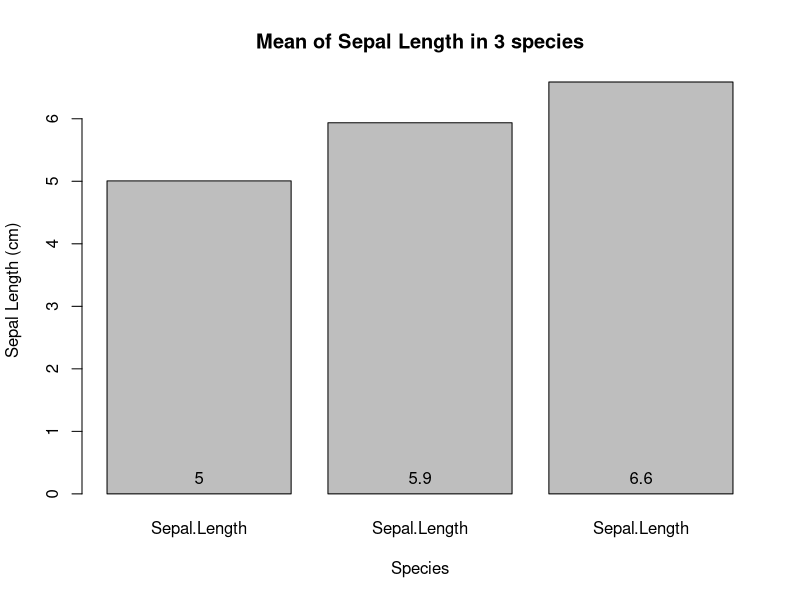
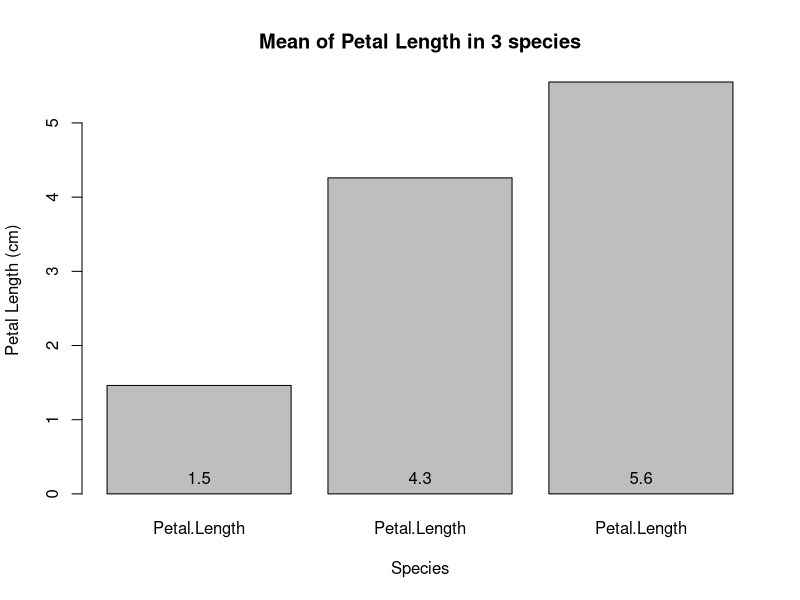
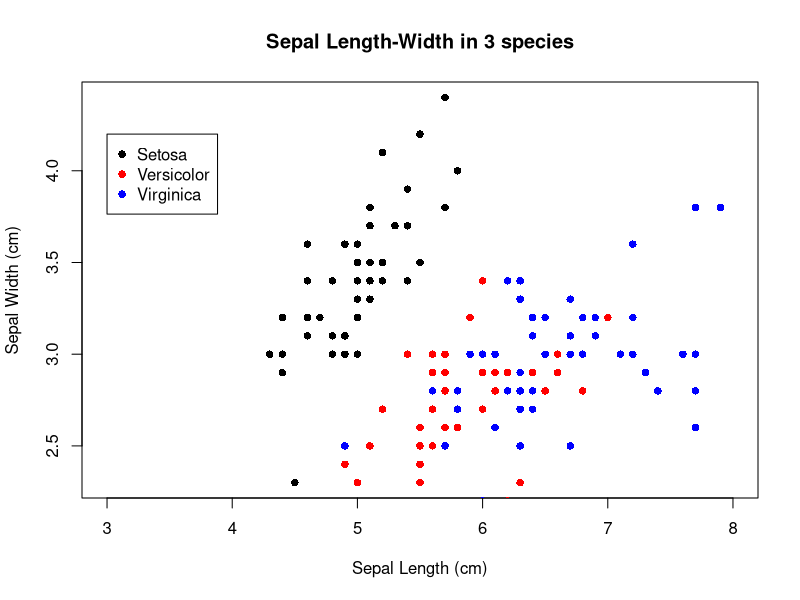
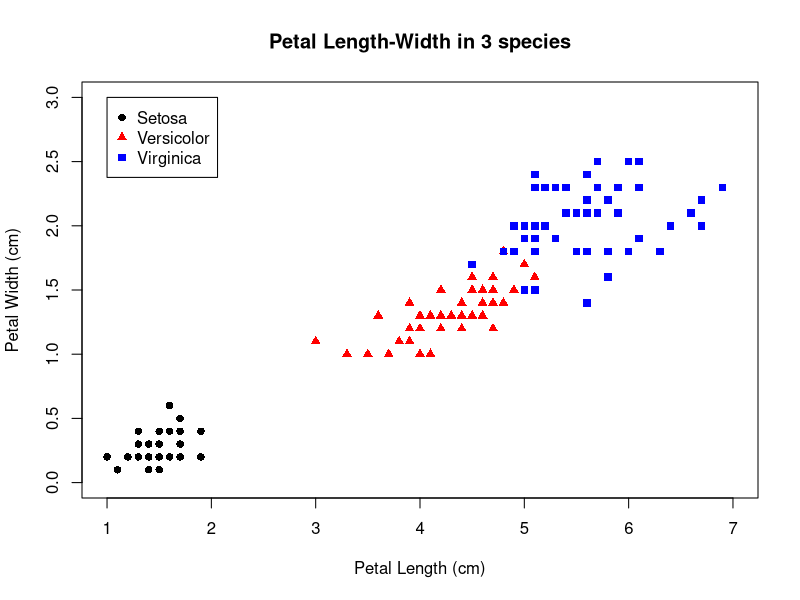

Reproduce these figures in R, in order.
## This R script file was made by Thanadol Klainin 6S No.8

install.packages("tidyr")
library(tidyr)
library(dplyr)
dat <- iris
dat
# barplot
setosa <-filter(dat, Species == "setosa") 
mean_setosa <- apply(setosa[,1:4], 2, mean)
mean_setosa
versicolor<-filter(dat, Species == "versicolor")
mean_ver <- apply(versicolor[,1:4], 2, mean) 
virginica<-filter(dat, Species == "virginica")
mean_virgin <- apply(virginica[,1:4], 2, mean) 
mean_setosa[1]
compair_sepal.Length <- c(mean_setosa[1], mean_ver[1], mean_virgin[1])
compair_sepal.Length
bp <- barplot(compair_sepal.Length, main = "Mean of Sepal Length in 3 species", xlab = "Species", ylab = "Sepal Length (cm)" )
text(bp, 0, round(compair_sepal.Length, 1),cex=1,pos=3) 

compair_petal.Length <- c(mean_setosa[3], mean_ver[3], mean_virgin[3])
bp2 <- barplot(compair_petal.Length ,main = "Mean of Petal Length in 3 species", xlab = "Species", ylab = "Petal Length (cm)")
text(bp2, 0, round(compair_petal.Length, 1),cex=1,pos=3) 


#plot and point

plot(setosa$Sepal.Length, setosa$Sepal.Width, pch = 16, xlim = c(3,8), xlab = "Sepal Length (cm)", ylab = "Sepal Width (cm)", main = "Sepal Length-Width in 3 species")
points(versicolor$Sepal.Length, versicolor$Sepal.Width, pch =16, col = 'red')
points(virginica$Sepal.Length, virginica$Sepal.Width, pch =16, col = 'blue')
legend(3, 4.2, legend=c("Setosa", "Versicolor", "Virginica"),
       col=c("black", "red", "blue"),cex=1, pch=c(16,16))

plot(setosa$Petal.Length, setosa$Petal.Width, pch = 16, xlim = c(1,7), ylim = c(0,3), xlab = "Petal Length (cm)", ylab = "Petal Width (cm)", main = "Petal Length-Width in 3 species")
points(versicolor$Petal.Length, versicolor$Petal.Width, pch =17, col = 'red')
points(virginica$Petal.Length, virginica$Petal.Width, pch =15, col = 'blue')
legend(1, 3, legend=c("Setosa", "Versicolor", "Virginica"),
       col=c("black", "red", "blue"), cex=1, pch=c(16,17,15))

